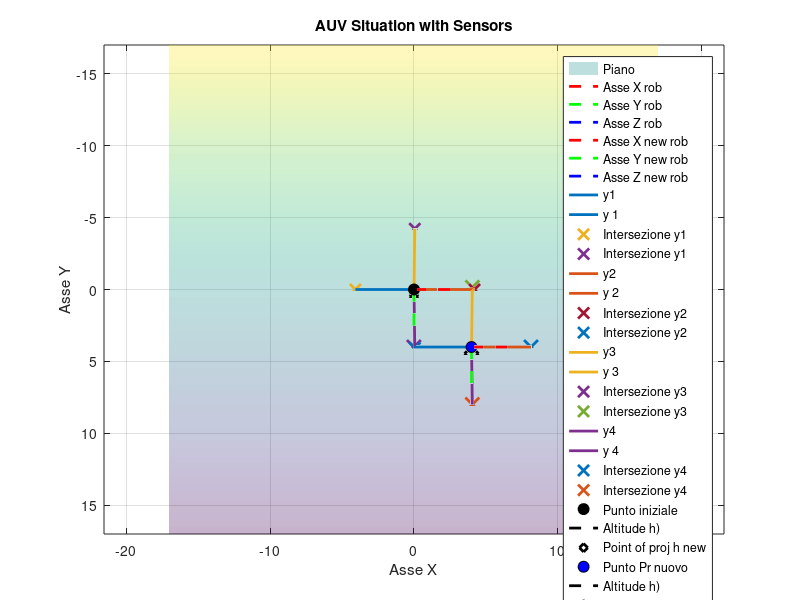

Here is the MATLAB script that generated this plot:
clear; close all; clc;

% Flag per usare angoli specifici o generati randomicamente
use_specific_angles = true; % Imposta a 'false' per angoli randomici
use_specific_speed = true; % Imposta a 'false' per velocità randomiche
tolerance = 1e-4;
areDifferent = @(a, b, tol) abs(a - b) > tol * max(abs(a), abs(b));

%% Simulation parameters
Ts = 0.001;
psi = 0;

%% Angle defintions
if use_specific_angles
    % terrain
    beta = 0;
    alpha = pi/7;
    % robot
    theta = pi/10;
    phi = 0;
else
    % random angles generator
    lower_bound = -pi/3;
    upper_bound = pi/3;
    % Genera un singolo angolo randomico
    beta = lower_bound + (upper_bound - lower_bound) * rand();
    alpha = lower_bound + (upper_bound - lower_bound) * rand();
    lower_bound = -pi/5;
    upper_bound = pi/5;
    theta = lower_bound + (upper_bound - lower_bound) * rand();
    phi = lower_bound + (upper_bound - lower_bound) * rand();
end
fprintf('Valori per angoli\n');
fprintf('beta: %.2f\n', rad2deg(beta));
fprintf('alpha: %.2f\n', rad2deg(alpha));
fprintf('theta: %.2f\n', rad2deg(theta));
fprintf('phi: %.2f\n', rad2deg(phi)); 

%% speed definitions
if use_specific_speed
    surge = 4000;
    sway = 4000;
    heave = 0;
    p = 0;
    q = 0; 
else
    % random angles generator
    lower_bound = -2000;
    upper_bound = 2000;
    % Genera un singolo angolo randomico
    surge = lower_bound + (upper_bound - lower_bound) * rand();
    sway = lower_bound + (upper_bound - lower_bound) * rand();
    heave = lower_bound + (upper_bound - lower_bound) * rand();
    lower_bound = -(pi/8)/Ts;
    upper_bound = (pi/8)/Ts;
    p = lower_bound + (upper_bound - lower_bound) * rand();
    q = lower_bound + (upper_bound - lower_bound) * rand();
end
fprintf('\nValori per velocità\n');
fprintf('u: %.2f\n', surge);
fprintf('v: %.2f\n', sway);
fprintf('w: %.2f\n', heave);
fprintf('p: %.2f\n', rad2deg(p)); 
fprintf('q: %.2f\n', rad2deg(q)); 

%% Terrain Parameters
pplane = [0, 0, 10]';
n0 = [0, 0, 1]'; % in terrain frame!!
% Transformation (given by the sensors)
wRt = (rotz(0)*roty(beta)*rotx(alpha))*(rotx(pi))';

%% Robot Parameters
pr = [0, 0, 0]';
num_s = 4;
Gamma = -pi/8; % y1 angle (rear) sud
Lambda = pi/8; % y2 angle (front) nord
Eta = pi/8; % y3 angle (left) ovest
Zeta = -pi/8; % y4 angle (right) est

r_speed = [surge, sway, heave, p, q, 0]'; 
% Trasformation with robot frame
wRr = rotz(psi)*roty(theta)*rotx(phi);

% for plot robot frame to world frame
x_dir = wRr * [1; 0; 0];
y_dir = wRr * [0; 1; 0];
z_dir = wRr * [0; 0; 1];

r_s = zeros(3,num_s);
s = r_s;
r_s(:, 1) = [sin(Gamma), 0, cos(Gamma)]';
r_s(:, 2) = [sin(Lambda), 0, cos(Lambda)]';
r_s(:, 3) = [0, -sin(Eta), cos(Eta)]';
r_s(:, 4) = [0, -sin(Zeta), cos(Zeta)]';
% check of consistency for the sensors
% Trasformation in world frame
for k = 1:num_s
    s(:,k) = wRr*r_s(:,k);
end

for k = 1:num_s
    if (norm(s(:,k)) ~= 1)
        fprintf('ERROR: norm sensor k = %.0f is not 1', k);
    end
end

%% Geometry Compuataion terrain
%  normal to the plane
n = wRt*n0; % in world frame
fprintf('\nVettore superficie\n');
fprintf('n: [%.4f; %.4f; %.4f]\n', n(1), n(2), n(3));
if (norm(n) ~= 1)
    fprintf('ALERT: norm n is not 1\n');
end

%% Sensor Values
t_star = zeros(1, num_s);
p_int = zeros(3, num_s);
y = zeros(1, num_s);
for k = 1:num_s
    if dot(s(:,k),n) == 0
        error('The line s and the plane n_yx are parallel');
    end
    t_star(:, k) = -(dot((pr - pplane),n))/(dot(s(:,k),n));
    p_int(:, k) = pr + t_star(:, k)*s(:, k);
    y(k) = norm(t_star(:, k));
end

% Check of visibility
z_r = [0, 0, 1]'; 
z_r = (wRr)'*z_r; % Adjust z_r based on angles
for k = 1:num_s
    v_p = p_int(:, k) - pr;
    visibile = dot(z_r, v_p) > 0;
    if ~visibile
        error('Error in visibility for the sensor %0.f', k);
    end
end

%% Altitude Computation
% real altitude in 
h_real = (n'*(pr - pplane))/(norm(n));
fprintf('\nValore per altezza nel primo punto\n');
fprintf('h: %.4f\n', h_real);

%% Check of the results first point
% y Values
fprintf('\nValori dei sensori per primo punto\n');
y_mes = zeros(1, num_s);
for k = 1:num_s
    fprintf('y%.0f = %.4f\n', k, y(k));
    y_mes(k) = (norm(p_int(:, k) - pr));
    if areDifferent(y_mes(k), y(:, k), tolerance)
        fprintf('y%.0f mesured: %.4f\n', k, y_mes(k));
        fprintf('ERRORE: y per il sensore %0.f\n', k);
    end
end
% h Values
h_from_y = zeros(1, num_s);
for k = 1:num_s
    h_from_y = y(k) * n' * s(:, k);
    if areDifferent(h_real, -h_from_y, tolerance)
        fprintf('h got from y%.0f value: %.4f\n', k, -h_from_y);
        fprintf('ERRORE: h per il sensore %0.f nel calcolo h from y\n', k);
    end
end

%% Muovo il robot
% --- DILEMMA: muovo e poi ruoto??? Come faccio?? ---- %
w_speed = wRr * r_speed(1:3);
pr_new = pr + w_speed*Ts;
% Angles update
phi_old = phi;
theta_old = theta;
phi = phi + r_speed(4)*Ts;
theta = theta + r_speed(5)*Ts; % !!! SEGNOOO !!!!
% Transformation update
wRr = rotz(psi)*roty(theta)*rotx(phi);

%% New Sensor Values
t_star_new = zeros(1, num_s);
p_int_new = zeros(3, num_s);
y_new = zeros(1, num_s);
% Trasformation in world frame
for k = 1:num_s
    s(:,k) = wRr*r_s(:,k);
end
for k = 1:num_s
    if dot(s(:,k),n) == 0
        error('The line s and the plane n_yx are parallel');
    end
    t_star_new(:, k) = -(dot((pr_new - pplane),n))/(dot(s(:,k),n));
    p_int_new(:, k) = pr_new + t_star_new(:, k)*s(:, k);
    y_new(k) = norm(t_star_new(:, k));
end

% Check of visibility
z_r = [0, 0, 1]';
z_r = (wRr)'*z_r; % Adjust z_r based on angles
for k = 1:num_s
    v_p = p_int_new(:, k) - pr_new;
    visibile = dot(z_r, v_p) > 0;
    if ~visibile
        error('Error (not visible) for the sensor %0.f in the new point', k);
    end
end

%% New Altitude Computation
% real altitude
% ---- Il meno perchè devo considerarlo nell'altro lato ----%
h_real_new = (n'*(pr_new - pplane))/(norm(n));
fprintf('\nValore per altezza nel nuovo punto\n');
fprintf('New h: %.4f\n', h_real_new);

%% Check of the results for consistency
% y Values new
fprintf('\nValori dei sensori per nuovo punto\n');
y_mes_new = zeros(1, num_s);
for k = 1:num_s
    fprintf('New y%.0f = %.4f\n', k, y_new(k));
    y_mes_new(k) = (norm(p_int_new(:, k) - pr_new));
    if areDifferent(y_mes_new(k), y_new(k), tolerance)
        fprintf('New y%0.f mesured was: %.4f\n',k, y_mes_new(k));
        error('Errore in y per il sensore %0.f\n', k);
    end
end
% h Values check
h_from_y_new = zeros(1, num_s);
for k = 1:num_s
    h_from_y_new(k) = y_new(k) * n' * s(:, k);
    if areDifferent(h_real_new, -h_from_y_new(k), tolerance)
        fprintf('h mesured from sensor %0.f was: %.4f\n',k, -h_from_y_new(k));
        error('Errore in h per il sensore %0.f nel calcolo new h from y\n', k);
    end
end

%% Check of the results the states
% controllo senza terreno
s_speed = (wRt)' * w_speed;
h_rot = h_real + s_speed(3) * Ts; 
if areDifferent(h_real_new, h_rot, tolerance)
    fprintf('h from rotation matrices: %.4f\n', h_rot);
    error('Errore nel calcolo della differenza di altezza');
end
if s_speed(3) < 0
    fprintf('h diminuisce di %.4f\n', -s_speed(3)*Ts);
else
    fprintf('h aumenta di %.4f\n', s_speed(3)*Ts);
end
if areDifferent(s_speed(3)*Ts, (h_real_new - h_real), tolerance)
    fprintf('ERROR: Non stesso valore di cambiamento\n');
    fprintf('Cambiamento di h reale %.4f\n', (h_real_new - h_real))
    fprintf('h calcolato corrisponde a %.4f\n', (s_speed(3)*Ts))
end

%% Plot
figure;
hold on;
grid on;
box on;
% for plot
p_proj = pr - dot(n, pr - pplane) * n; % h projection
colors = lines(num_s);

% Plot improvement
% x_min = min([pr(1), pr_new(1), p_int(1,1), p_int(1,2), p_int(1,3), p_int(1,4), p_int_new(1,1), ...
%             p_int_new(1,2), p_int_new(1,3), p_int_new(1,4)]) - 10;
% x_max = max([pr(1), pr_new(1), p_int(1,1), p_int(1,2), p_int(1,3), p_int(1,4), p_int_new(1,1), ...
%             p_int_new(1,2), p_int_new(1,3), p_int_new(1,4)]) + 10;

% Plane plot
[xp, yp] = meshgrid(-17:0.5:17, -17:0.5:17);
if abs(n(3)) > 1e-6
    fprintf('\n!!!Attivazione if disegno del piano!!!\n');
    zp = (-n(1)*(xp-pplane(1)) - n(2)*(yp-pplane(2)))/n(3) + pplane(3);
    surf(xp, yp, zp, 'FaceAlpha', 0.3, 'EdgeColor', 'none', 'DisplayName', 'Piano');
end

% Robot frame
t_tmp = 3;
p_x_dir = pr + t_tmp * x_dir;
p_y_dir = pr + t_tmp * y_dir;
p_z_dir = pr + t_tmp * z_dir;
% Robot frame plot
plot3([pr(1), p_x_dir(1)], [pr(2), p_x_dir(2)], [pr(3), p_x_dir(3)], 'r--', 'LineWidth', 2, 'DisplayName', 'Asse X rob');
plot3([pr(1), p_y_dir(1)], [pr(2), p_y_dir(2)], [pr(3), p_y_dir(3)], 'g--', 'LineWidth', 2, 'DisplayName', 'Asse Y rob');
plot3([pr(1), p_z_dir(1)], [pr(2), p_z_dir(2)], [pr(3), p_z_dir(3)], 'b--', 'LineWidth', 2, 'DisplayName', 'Asse Z rob');

% New point robot frame
x_dir_new = rotz(psi) * roty(theta) * rotx(phi) * [1; 0; 0];
y_dir_new = rotz(psi) * roty(theta) * rotx(phi) * [0; 1; 0];
z_dir_new = rotz(psi) * roty(theta) * rotx(phi) * [0; 0; 1];
t_tmp = 3;
p_x_dir = pr_new + t_tmp * x_dir_new;
p_y_dir = pr_new + t_tmp * y_dir_new;
p_z_dir = pr_new + t_tmp * z_dir_new;
plot3([pr_new(1), p_x_dir(1)], [pr_new(2), p_x_dir(2)], [pr_new(3), p_x_dir(3)], 'r--', 'LineWidth', 2, 'DisplayName', 'Asse X new rob');
plot3([pr_new(1), p_y_dir(1)], [pr_new(2), p_y_dir(2)], [pr_new(3), p_y_dir(3)], 'g--', 'LineWidth', 2, 'DisplayName', 'Asse Y new rob');
plot3([pr_new(1), p_z_dir(1)], [pr_new(2), p_z_dir(2)], [pr_new(3), p_z_dir(3)], 'b--', 'LineWidth', 2, 'DisplayName', 'Asse Z new rob');

% Sensor plot
for k = 1:num_s
    plot3([pr(1), p_int(1, k)], [pr(2), p_int(2, k)], [pr(3), p_int(3, k)], ...
          'LineWidth', 2, 'Color', colors(k, :), ...
          'DisplayName', sprintf('y%d', k));
    plot3([pr_new(1), p_int_new(1, k)], [pr_new(2), p_int_new(2, k)], [pr_new(3), p_int_new(3, k)], ...
          'LineWidth', 2, 'Color', colors(k, :), ...
          'DisplayName', sprintf('y %d', k));
    plot3(p_int(1, k), p_int(2, k), p_int(3, k), 'x', 'MarkerFaceColor', colors(k, :), ...
            'MarkerSize', 8, 'LineWidth', 2, 'DisplayName', sprintf('Intersezione y%d', k));
    plot3(p_int_new(1, k), p_int_new(2, k), p_int_new(3, k), 'x', 'MarkerFaceColor', colors(k, :), ...
            'MarkerSize', 10, 'LineWidth', 2, 'DisplayName', sprintf('Intersezione y%d', k));
end

% Punto iniziale
plot3(pr(1), pr(2), pr(3), 'ko', 'MarkerFaceColor', 'k', 'MarkerSize', 8, 'DisplayName', 'Punto iniziale');
plot3([pr(1), p_proj(1)], [pr(2), p_proj(2)], [pr(3), p_proj(3)], ...
      'k--', 'LineWidth', 2, 'DisplayName', 'Altitude h)');
plot3(p_proj(1), p_proj(2), p_proj(3), 'kd', 'MarkerSize', 6, 'LineWidth', 2, 'DisplayName', 'Point of proj h new');

% Nuovo punto robot
plot3(pr_new(1), pr_new(2), pr_new(3), 'ko', 'MarkerFaceColor', 'b', 'MarkerSize', 8, 'DisplayName', 'Punto Pr nuovo');

% New projection point
p_proj_new = pr_new - dot(n, pr_new - pplane) * n; % h projection
if areDifferent(norm(p_proj_new - pr_new), abs(h_real_new), tolerance)
    fprintf('P projection x: %.0f, y: %.0f, z: %.0f\n', p_proj_new(1), p_proj_new(2), p_proj_new(3));
    fprintf('Valore h = %.4f projected\n', norm(p_proj_new - pr_new));
    error('Error nel calcolo della h nuova\n');
end

plot3([pr_new(1), p_proj_new(1)], [pr_new(2), p_proj_new(2)], [pr_new(3), p_proj_new(3)], ...
      'k--', 'LineWidth', 2, 'DisplayName', 'Altitude h)');
plot3(p_proj_new(1), p_proj_new(2), p_proj_new(3), 'kd', 'MarkerSize', 10, 'LineWidth', 2, 'DisplayName', 'Point of proj h new');

xlabel('Asse X');
ylabel('Asse Y');
zlabel('Asse Z');

set(gca, 'YDir', 'reverse', 'ZDir', 'reverse');

title('AUV Situation with Sensors');
legend('Location', 'best');
axis equal; 
hold off;

if areDifferent(s_speed(3)*Ts, (h_real_new - h_real), tolerance)
    error('Cambiamento nelle altezze');
end

function Rx = rotx(a)
    Rx = [1, 0, 0;
          0, cos(a), -sin(a);
          0, sin(a), cos(a)];
end
function Ry = roty(a)
    Ry = [cos(a), 0, sin(a);
           0, 1, 0;
          -sin(a), 0, cos(a)];
end
function Rz = rotz(a)
    Rz = [cos(a), -sin(a), 0;
          sin(a), cos(a), 0;
            0, 0, 1];
end
